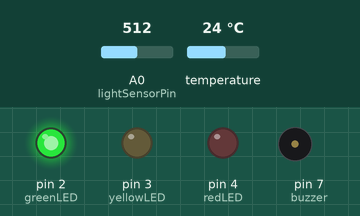
This sketch was run on a simulated Arduino Uno, built with avr-gcc and run on an emulated ATmega328P. Parts: output pins drawn as LEDs (lit = HIGH), buzzer (waves = sounding, pin HIGH). The inputs (shaded band) are chosen by the test bench; at power-on: A0 (lightSensorPin) = 512, temperature 24 °C. What the sketch prints to the serial monitor is not drawn.

Above: at 2.3 s.
2.4 s: A0 (lightSensorPin) set to 208
4.3 s: A0 (lightSensorPin) set to 184
At 5.1 s:
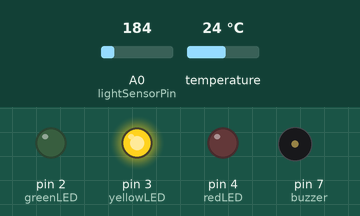
6.1 s: A0 (lightSensorPin) set to 104
7.6 s: A0 (lightSensorPin) set to 94
At 8.7 s:
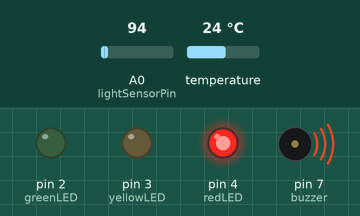
9.2 s: A0 (lightSensorPin) set to 110
At 10.4 s:
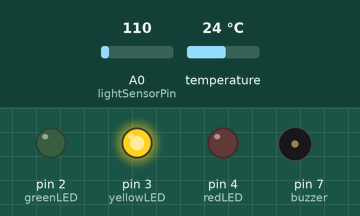
10.8 s: A0 (lightSensorPin) set to 90
At 12.3 s:
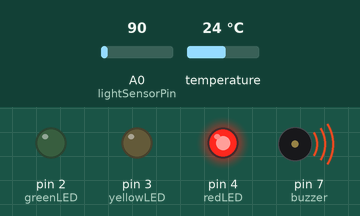
Timing chart, 0 to 13.3 s (numbered marks = the images above; inputs shaded):
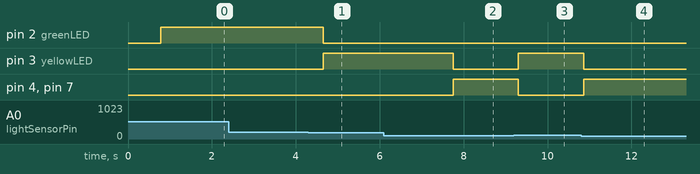

The sketch:

ArduinoFinal.ino
```cpp
#include <OneWire.h>
#include <DallasTemperature.h>

// Data wire is connected to Arduino pin 2
#define ONE_WIRE_BUS 8

// Setup a oneWire instance to communicate with any OneWire devices
OneWire oneWire(ONE_WIRE_BUS);

// Pass our oneWire reference to Dallas Temperature sensor
DallasTemperature sensors(&oneWire);

int lightSensorPin = A0; // Photoresistor connected to analog pin A0
int greenLED = 2;
int yellowLED = 3;
int redLED = 4;
int buzzer = 7;

void setup() {
  Serial.begin(9600); // Start serial communication at 9600 bps
  sensors.begin(); // Start up the library for the temperature sensor

  pinMode(greenLED, OUTPUT);
  pinMode(yellowLED, OUTPUT);
  pinMode(redLED, OUTPUT);

  pinMode(buzzer, OUTPUT);
}

void loop() {
  // Reading from the digital temperature sensor
  sensors.requestTemperatures(); // Send the command to get temperatures
  float temperature = sensors.getTempCByIndex(0); // Read temperature in Celsius
  Serial.print("Temperature: ");
  Serial.print(temperature);
  Serial.print(" C  - ");

  // Reading from the analog light sensor
  int lightLevel = analogRead(lightSensorPin); // Read the light level (0 to 1023)
  Serial.print("Light level: ");
  Serial.print(lightLevel);
  Serial.print(" - ");

  if (lightLevel >= 0 && lightLevel < 100)
  {
    digitalWrite(greenLED, LOW);
    digitalWrite(yellowLED, LOW);
    digitalWrite(redLED, HIGH);
    digitalWrite(buzzer, HIGH);
  }
  else if (lightLevel >= 100 && lightLevel < 200)
  {
    digitalWrite(greenLED, LOW);
    digitalWrite(yellowLED, HIGH);
    digitalWrite(redLED, LOW);
    digitalWrite(buzzer, LOW);
  }
  else
  {
    digitalWrite(greenLED, HIGH);
    digitalWrite(yellowLED, LOW);
    digitalWrite(redLED, LOW);
    digitalWrite(buzzer, LOW);
  }

  delay(10);
}
```

Measured:
- the behaviour switches between 200 and 199 on A0 (lightSensorPin) (found by bisection; images 0 and 1)
- the behaviour switches between 100 and 99 on A0 (lightSensorPin) (found by bisection; images 1 and 2)
- after the input at 2.4 s, every drawn part: stays the same
- after the input at 4.3 s, pin 2 (greenLED): HIGH → LOW after 0.36 s; pin 3 (yellowLED): LOW → HIGH after 0.36 s
- after the input at 6.1 s, every drawn part: stays the same
- after the input at 7.6 s, pin 3 (yellowLED): HIGH → LOW after 0.16 s; pin 4 (redLED), pin 7 (buzzer): LOW → HIGH after 0.16 s
- after the input at 9.2 s, pin 3 (yellowLED): LOW → HIGH after 0.11 s; pin 4 (redLED), pin 7 (buzzer): HIGH → LOW after 0.11 s
- after the input at 10.8 s, pin 3 (yellowLED): HIGH → LOW after 0.06 s; pin 4 (redLED), pin 7 (buzzer): LOW → HIGH after 0.06 s
